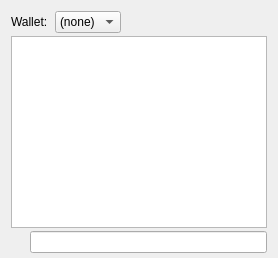
     <widget class="QWidget" name="pageConsole">
      <layout class="QVBoxLayout" name="verticalLayout_3">
       <property name="spacing">
        <number>3</number>
       </property>
       <property name="bottomMargin">
        <number>5</number>
       </property>
       <item>
        <layout class="QHBoxLayout" name="horizontalLayout">
         <property name="spacing">
          <number>4</number>
         </property>
         <item>
          <widget class="QLabel" name="WalletSelectorLabel">
           <property name="text">
            <string>Wallet: </string>
           </property>
          </widget>
         </item>
         <item>
          <widget class="QComboBox" name="WalletSelector">
           <item>
            <property name="text">
             <string>(none)</string>
            </property>
           </item>
          </widget>
         </item>
         <item>
          <spacer name="horizontalSpacer">
           <property name="orientation">
            <enum>Qt::Horizontal</enum>
           </property>
           <property name="sizeHint" stdset="0">
            <size>
             <width>40</width>
             <height>20</height>
            </size>
           </property>
          </spacer>
         </item>
         <item>
          <widget class="QPushButton" name="fontSmallerButton">
           <property name="maximumSize">
            <size>
             <width>24</width>
             <height>24</height>
            </size>
           </property>
           <property name="toolTip">
            <string>Decrease font size</string>
           </property>
           <property name="text">
            <string/>
           </property>
           <property name="icon">
            <iconset>
             <normaloff>:/icons/fontsmaller</normaloff>:/icons/fontsmaller</iconset>
           </property>
           <property name="iconSize">
            <size>
             <width>24</width>
             <height>16</height>
            </size>
           </property>
           <property name="autoDefault">
            <bool>false</bool>
           </property>
           <property name="flat">
            <bool>true</bool>
           </property>
          </widget>
         </item>
         <item>
          <widget class="QPushButton" name="fontBiggerButton">
           <property name="maximumSize">
            <size>
             <width>24</width>
             <height>24</height>
            </size>
           </property>
           <property name="toolTip">
            <string>Increase font size</string>
           </property>
           <property name="text">
            <string/>
           </property>
           <property name="icon">
            <iconset>
             <normaloff>:/icons/fontbigger</normaloff>:/icons/fontbigger</iconset>
           </property>
           <property name="iconSize">
            <size>
             <width>24</width>
             <height>16</height>
            </size>
           </property>
           <property name="autoDefault">
            <bool>false</bool>
           </property>
           <property name="flat">
            <bool>true</bool>
           </property>
          </widget>
         </item>
         <item>
          <widget class="QPushButton" name="clearButton">
           <property name="maximumSize">
            <size>
             <width>24</width>
             <height>24</height>
            </size>
           </property>
           <property name="toolTip">
            <string>Clear console</string>
           </property>
           <property name="layoutDirection">
            <enum>Qt::LeftToRight</enum>
           </property>
           <property name="text">
            <string/>
           </property>
           <property name="icon">
            <iconset>
             <normaloff>:/icons/console_remove</normaloff>:/icons/console_remove</iconset>
           </property>
           <property name="shortcut">
            <string notr="true">Ctrl+L</string>
           </property>
           <property name="autoDefault">
            <bool>false</bool>
           </property>
           <property name="flat">
            <bool>true</bool>
           </property>
          </widget>
         </item>
        </layout>
       </item>
       <item>
        <widget class="QTextEdit" name="messagesWidget">
         <property name="minimumSize">
          <size>
           <width>0</width>
           <height>100</height>
          </size>
         </property>
         <property name="readOnly">
          <bool>true</bool>
         </property>
         <property name="tabKeyNavigation" stdset="0">
          <bool>false</bool>
         </property>
         <property name="columnCount" stdset="0">
          <number>2</number>
         </property>
        </widget>
       </item>
       <item>
        <layout class="QHBoxLayout" name="horizontalLayoutPrompt">
         <property name="spacing">
          <number>3</number>
         </property>
         <item>
          <widget class="QPushButton" name="promptIcon">
           <property name="enabled">
            <bool>false</bool>
           </property>
           <property name="maximumSize">
            <size>
             <width>16</width>
             <height>24</height>
            </size>
           </property>
           <property name="text">
            <string/>
           </property>
           <property name="icon">
            <iconset>
             <normaloff>:/icons/prompticon</normaloff>
             <disabledoff>:/icons/prompticon</disabledoff>:/icons/prompticon</iconset>
           </property>
           <property name="iconSize">
            <size>
             <width>14</width>
             <height>14</height>
            </size>
           </property>
           <property name="autoDefault">
            <bool>false</bool>
           </property>
           <property name="flat">
            <bool>true</bool>
           </property>
          </widget>
         </item>
         <item>
          <widget class="QLineEdit" name="lineEdit">
           <property name="placeholderText">
            <string/>
           </property>
          </widget>
         </item>
        </layout>
       </item>
      </layout>
     </widget>
